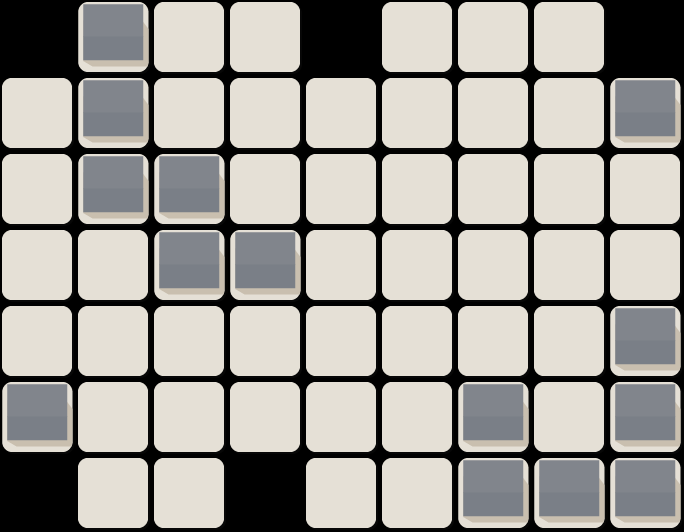

The image is a tile-based game level rendered from a .tmx file. Its description and complete source (layers, tilesets, objects, tile grids) follow:
An orthogonal 9x7 tile map with 76x76 px tiles, 1 tile layer (Tiles).

<map version="1.0" tiledversion="1.1.4" orientation="orthogonal" renderorder="right-down" width="9" height="7" tilewidth="76" tileheight="76" infinite="0" nextobjectid="17">
 <tileset firstgid="1" name="map-tiles" tilewidth="76" tileheight="76" tilecount="3" columns="3">
  <image source="map-tiles.png" width="228" height="76" />
 </tileset>
 <layer name="Tiles" width="9" height="7">
  <data encoding="csv">
0,3,2,2,0,2,2,2,0,
2,3,2,2,2,2,2,2,3,
2,3,3,2,2,2,2,2,2,
2,2,3,3,2,2,2,2,2,
2,2,2,2,2,2,2,2,3,
3,2,2,2,2,2,3,2,3,
0,2,2,0,2,2,3,3,3
</data>
 </layer>
</map>
